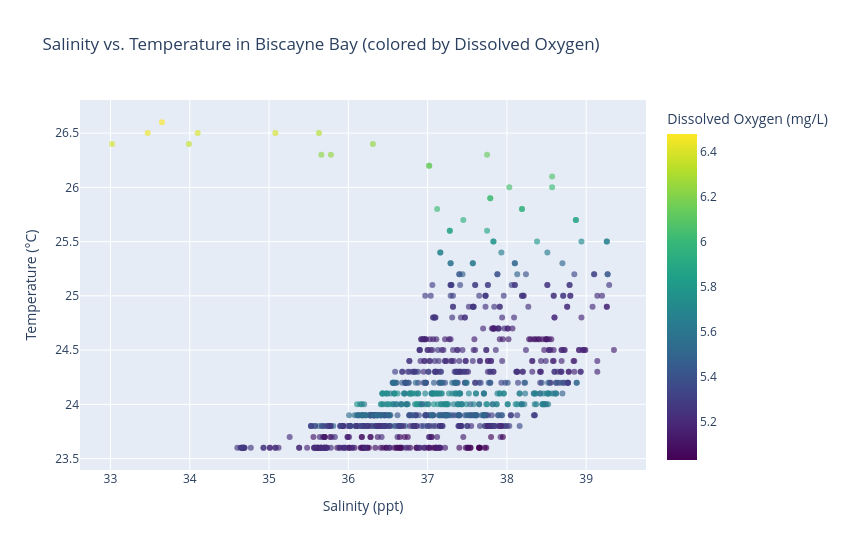

The notebook cell this image was saved under:
### Markdown cell above
## Step 5 — Data Visualization using Plotly Express

Two plots required by the lab: a **scatter plot** of Salinity vs. Temperature, and a **histogram** of pH. Both use the exact column names from the file (with units in parentheses), and both include title and axis labels for full credit.

### Code cell
# Scatter plot: Salinity vs Temperature, colored by ODO (dissolved oxygen)
# Coloring by ODO lets us see the Temperature-ODO relationship from Step 3 visually
fig_scatter = px.scatter(
    df,
    x='Salinity (ppt)',
    y='Temperature (c)',
    color='ODO mg/L',
    color_continuous_scale='Viridis',
    title='Salinity vs. Temperature in Biscayne Bay (colored by Dissolved Oxygen)',
    labels={
        'Salinity (ppt)': 'Salinity (ppt)',
        'Temperature (c)': 'Temperature (°C)',
        'ODO mg/L': 'Dissolved Oxygen (mg/L)'
    },
    opacity=0.65
)
fig_scatter.update_layout(width=850, height=550)
fig_scatter.show()

### Figure 1 — Plotly figure (JSON) as saved in the notebook; plotly's stock layout.template omitted (floating-point values rounded to 4 significant figures; data arrays with more than 128 entries replaced by an {"elided": "..."} marker saying what was removed)
{"data": [{"hovertemplate": "Salinity (ppt)=%{x}<br>Temperature (°C)=%{y}<br>Dissolved Oxygen (mg/L)=%{marker.color}<extra></extra>", "legendgroup": "", "marker": {"color": {"elided": "942 float values"}, "coloraxis": "coloraxis", "opacity": 0.65, "symbol": "circle"}, "mode": "markers", "name": "", "orientation": "v", "showlegend": false, "type": "scatter", "x": {"elided": "942 float values"}, "xaxis": "x", "y": {"elided": "942 float values"}, "yaxis": "y"}], "layout": {"coloraxis": {"colorbar": {"title": {"text": "Dissolved Oxygen (mg/L)"}}, "colorscale": [[0.0, "#440154"], [0.1111, "#482878"], [0.2222, "#3e4989"], [0.3333, "#31688e"], [0.4444, "#26828e"], [0.5556, "#1f9e89"], [0.6667, "#35b779"], [0.7778, "#6ece58"], [0.8889, "#b5de2b"], [1.0, "#fde725"]]}, "height": 550, "legend": {"tracegroupgap": 0}, "title": {"text": "Salinity vs. Temperature in Biscayne Bay (colored by Dissolved Oxygen)"}, "width": 850, "xaxis": {"anchor": "y", "domain": [0.0, 1.0], "title": {"text": "Salinity (ppt)"}}, "yaxis": {"anchor": "x", "domain": [0.0, 1.0], "title": {"text": "Temperature (°C)"}}}}
